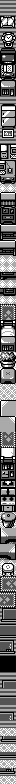

Below is a game level as drawn by its tile map, then a one-line description and the .tmx file that defines it, in full:
An orthogonal 2x98 tile map with 8x8 px tiles, 1 tile layer (metatiles), 2 tilesets.

<map orientation="orthogonal" renderorder="right-down" tilewidth="8" tileheight="8" width="2" height="98">
	<tileset firstgid="1" tilewidth="8" tileheight="8">
		<image source="../../../gfx/tilesets/image_16_5550.png" />
	</tileset>
	<tileset firstgid="129" tilewidth="8" tileheight="8">
		<image source="../../../gfx/tilesets/image_16_5d50.png" />
	</tileset>s
	<layer id="1" name="metatiles" width="2" height="98">
		<data encoding="csv">
2, 2,
2, 2,
3, 5,
4, 6,
7, 9,
8, 10,
11, 13,
12, 14,
15, 17,
16, 18,
19, 21,
20, 22,
2, 2,
23, 24,
25, 27,
26, 28,
29, 31,
30, 32,
33, 35,
34, 36,
37, 39,
38, 40,
41, 43,
42, 42,
44, 46,
45, 47,
48, 50,
49, 51,
44, 53,
52, 54,
53, 46,
55, 56,
42, 42,
42, 42,
57, 58,
42, 42,
59, 60,
42, 42,
61, 63,
62, 64,
65, 67,
66, 68,
19, 21,
20, 69,
70, 72,
71, 73,
74, 76,
75, 77,
78, 78,
78, 78,
79, 81,
80, 82,
81, 83,
82, 84,
85, 87,
86, 88,
89, 91,
90, 92,
93, 95,
94, 96,
97, 99,
98, 100,
101, 103,
102, 104,
105, 107,
106, 108,
109, 82,
110, 111,
82, 113,
112, 114,
115, 117,
116, 118,
119, 121,
120, 122,
123, 125,
124, 126,
127, 129,
128, 130,
129, 129,
130, 130,
129, 132,
131, 133,
134, 134,
134, 134,
2, 2,
127, 129,
2, 2,
129, 129,
2, 2,
129, 132,
2, 2,
78, 78,
128, 130,
78, 78,
130, 130,
78, 78,
131, 133,
78, 78</data>
	</layer>
</map>
